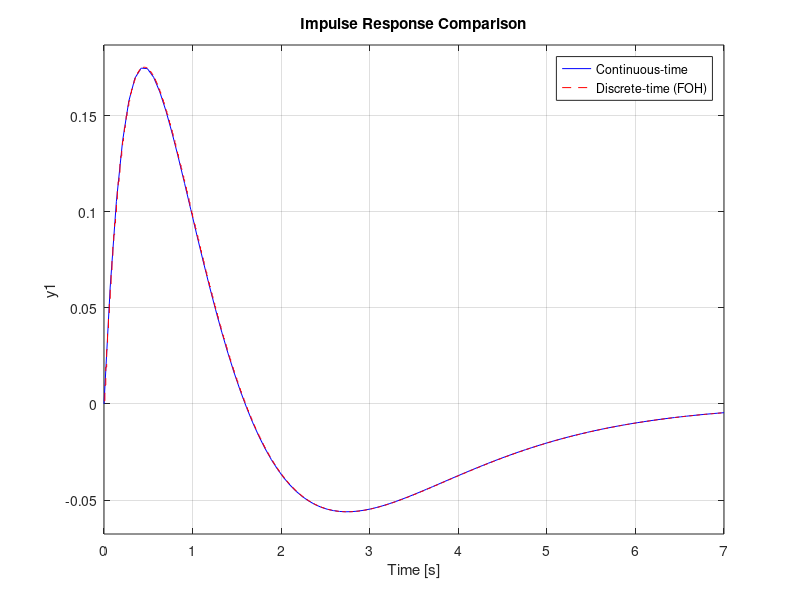
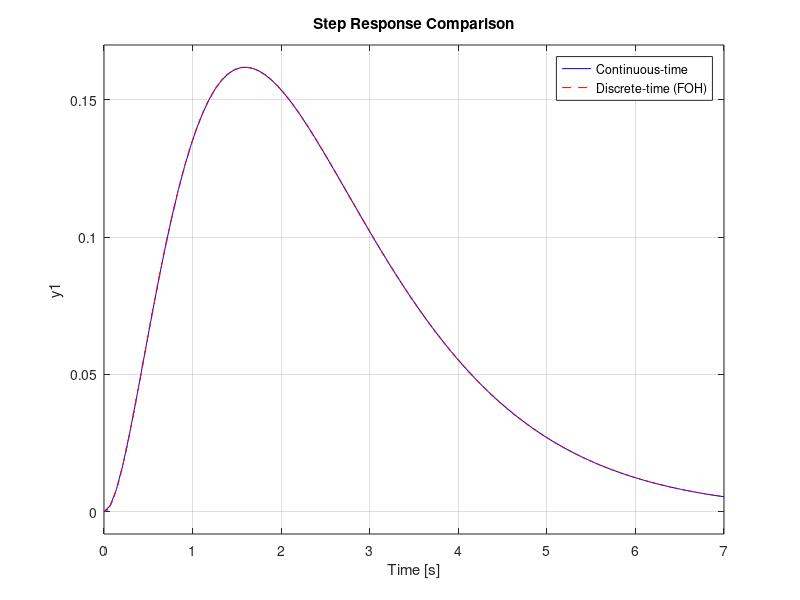

Recreate these plots in MATLAB, in order.
clc;
clear;
close all;

% Define continuous-time transfer function
s = tf('s');
T = 0.01; % Sampling time
Gs = s / ((s + 1)^2 * (s + 2));

% Discretize using First-Order Hold
Gz = c2d(Gs, T, 'foh');

% Plot impulse responses
figure;
impulse(Gs, 'b'); hold on;
impulse(Gz, 'r--');
legend('Continuous-time', 'Discrete-time (FOH)');
title('Impulse Response Comparison');
grid on;

% Plot step responses
figure;
step(Gs, 'b'); hold on;
step(Gz, 'r--');
legend('Continuous-time', 'Discrete-time (FOH)');
title('Step Response Comparison');
grid on;
